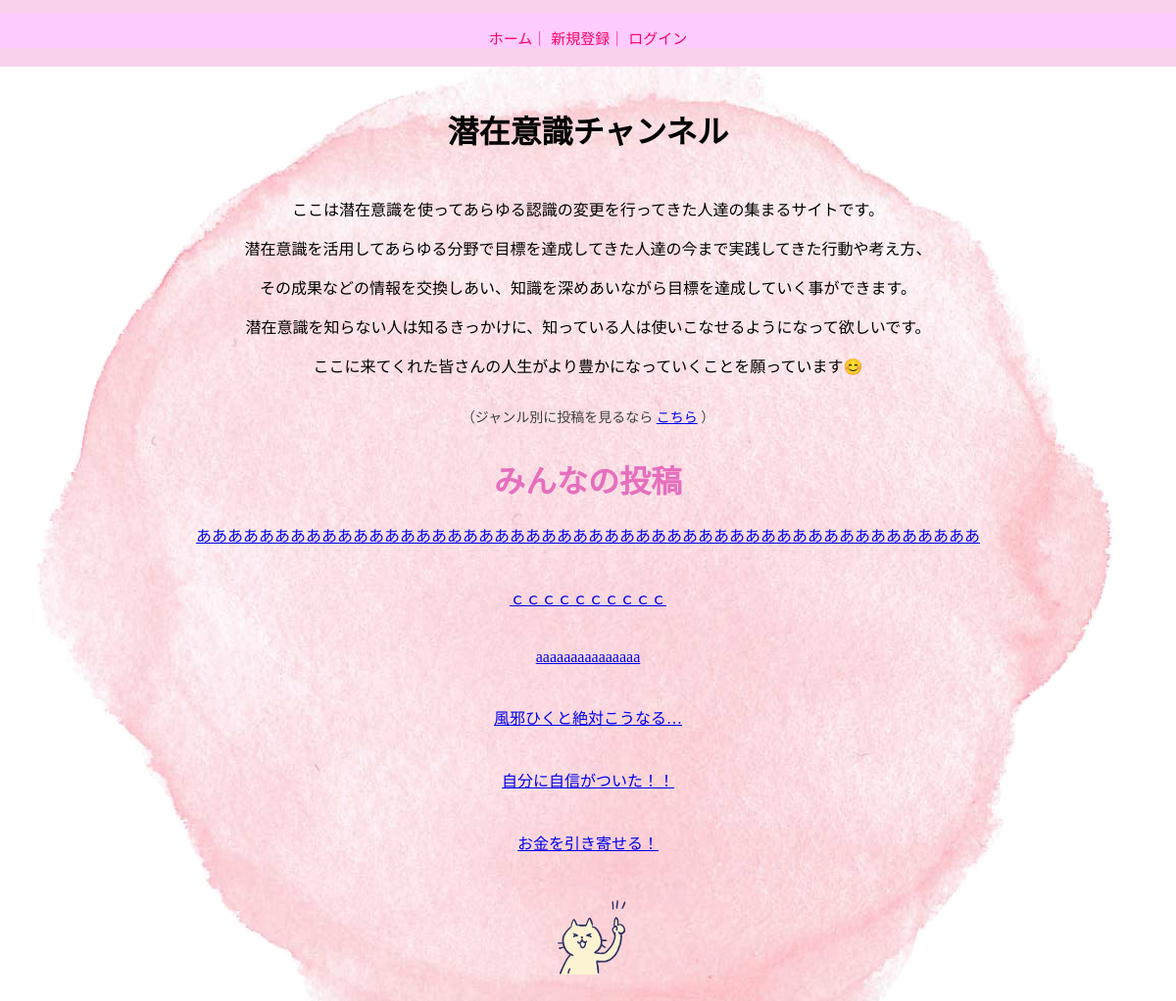
The app's page /, older data.
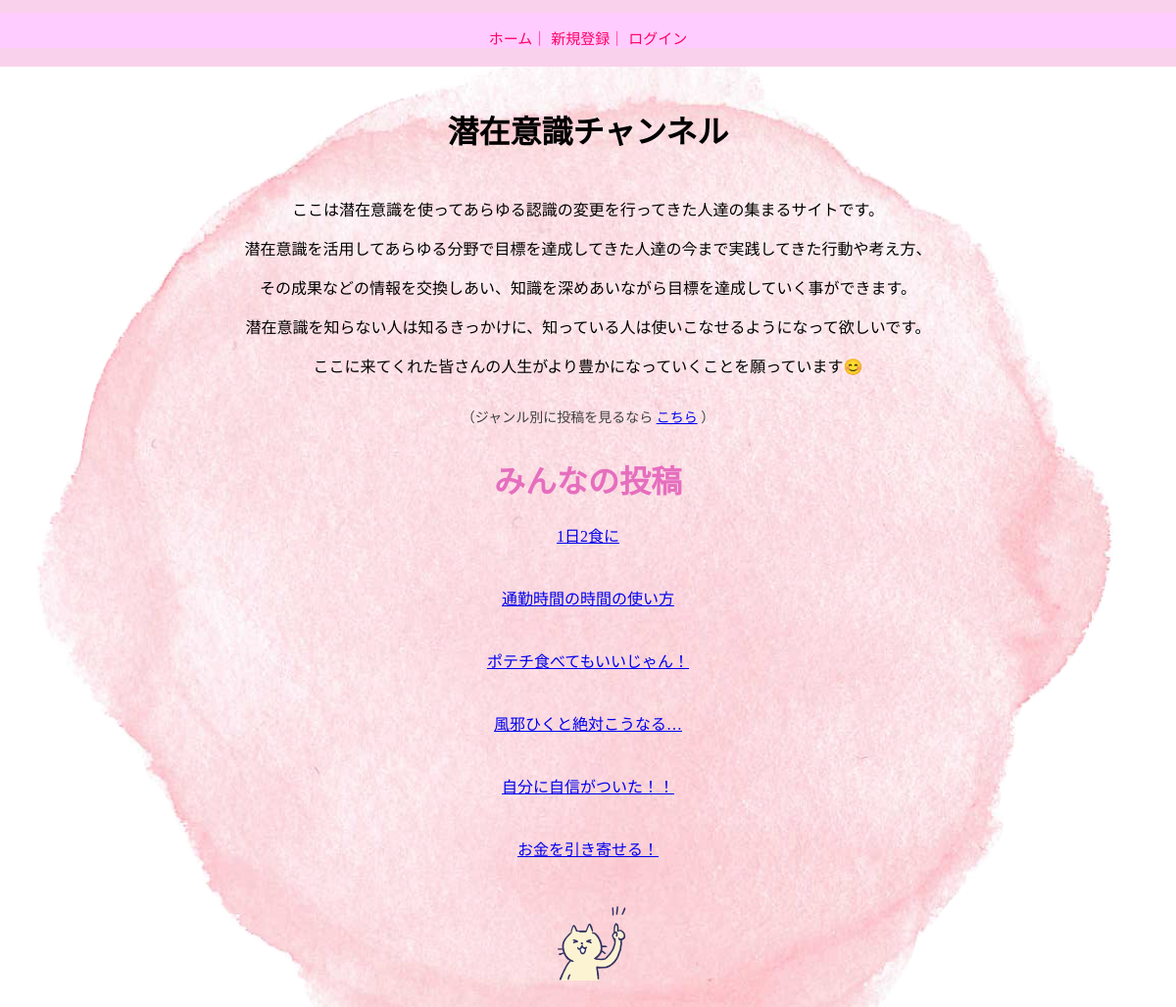
The same page, newer data.
### mind_ch_db/models.py (models this page shows)
class PostInfo(models.Model):
    user_id = models.ForeignKey(
        User, on_delete=models.SET_NULL,null=True)
    genre_id = models.ForeignKey(
        'genre', on_delete=models.SET_NULL,null=True)
    post_title = models.CharField(max_length=50)
    post_content = models.TextField(max_length=1000)
    reaction_count = models.IntegerField(null=True, blank=True)
    create_at = models.DateTimeField(default=timezone.datetime.now)
    update_at = models.DateTimeField(default=timezone.datetime.now)

### mind_ch_db/views.py (the view)
# urls.py: path('', views.index, name='index'),
def index(request):
    post_infos = PostInfo.objects.all().order_by('-create_at')
    good_counts = {}
    for post_info in post_infos:
        good_counts[post_info.id] = Good.objects.filter(post_info_id=post_info.id).count()
    return render(request, 'index.html', {'post_infos': post_infos, 'good_counts': good_counts})

### mind_ch_db/templates/index.html (shortened to what this page needs)
{% extends "base.html" %}
{% block content %}
{% load static %}
<main class="back_img">
    <h1 class="mind_ch_title">潜在意識チャンネル</h1>
    <div class="login_name_box">
        </div>
    <p>ここは潜在意識を使ってあらゆる認識の変更を行ってきた人達の集まるサイトです。</p>
    <p>潜在意識を活用してあらゆる分野で目標を達成してきた人達の今まで実践してきた行動や考え方、</p>
    <p>その成果などの情報を交換しあい、知識を深めあいながら目標を達成していく事ができます。</p>
    <p>潜在意識を知らない人は知るきっかけに、知っている人は使いこなせるようになって欲しいです。</p>
    <p>ここに来てくれた皆さんの人生がより豊かになっていくことを願っています😊</p>
    <div>
        <div id="genre_title">
            <span style="color: rgb(63, 63, 63);">（ジャンル別に投稿を見るなら</span>
            <a href="{% url 'genre_choice' %}">こちら</a>
            <span style="color: rgb(63, 63, 63);">）</span>
        </div>
    </div>
    <div class="flex_column">
        <h1>みんなの投稿</h1>
        {% for post_info in post_infos %}
            <div class="post_info">
                <div class="center"><a href="{% url 'post_info_detail' post_info.id %}">{{ post_info.post_title }}</a></div>
            </div>
        {% endfor %}
    </div>
    <div class="neko_center">
        <img src="{% static 'img/point_l.png' %}" alt= "ロゴ" width="100" height="90">
    </div>
</main>
{% endblock %}

Row changes from the older to the newer data that the page shows:
changed PostInfo (number 1 of 6 on the later page): post_title "ああああああああああああああああああああああああああああああああああああああああああああああああああ" → "1日2食に"
changed PostInfo: post_title "ｃｃｃｃｃｃｃｃｃｃ" → "通勤時間の時間の使い方"
changed PostInfo: post_title "aaaaaaaaaaaaaaa" → "ポテチ食べてもいいじゃん！"
